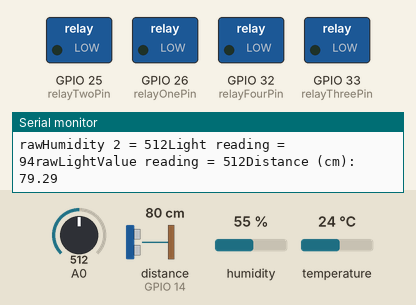
A sketch run on a simulated ESP8266 (NodeMCU). Parts: switched loads named in the sketch (green lamp = pin HIGH), the last lines printed to the serial monitor. Wiring (inferred from the names in the program): ultrasonic range finder: trigger GPIO 27; echo GPIO 14. Inputs (shaded band) come from the test bench; at power-on: distance to the obstacle (sensor on GPIO 14) 80 cm, temperature 24 °C, A0 = 512, humidity 55 %. The echo pulse lasts 58.3 µs per cm; WiFi joins after 1.5 s; servers stay silent unless stated; uploads are accepted with an empty reply; pins used as bus, display or sensor lines are not drawn.

Above: at 1.2 s.
1.3 s: distance to the obstacle (sensor on GPIO 14) set to 2 cm
At 3.7 s:
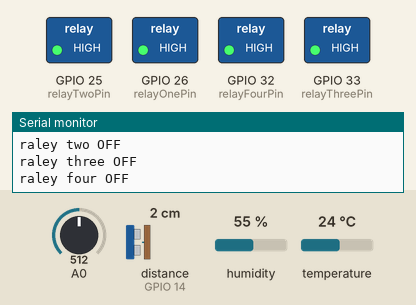
4.0 s: temperature set to 0 °C
10.3 s: A0 set to 30
22.5 s: distance to the obstacle (sensor on GPIO 14) set to 18 cm
35.1 s: temperature set to 12 °C
Timing chart, 0 to 38.1 s (numbered marks = the images above; inputs shaded):
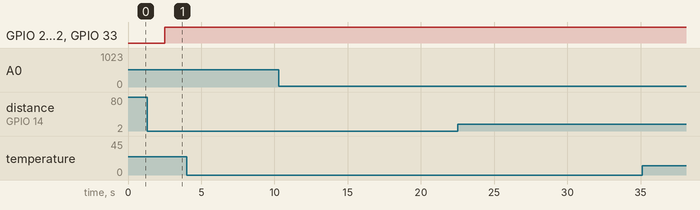

The sketch:

ESP32-CODE.ino
```cpp
#include <WiFiManager.h> // https://github.com/tzapu/WiFiManager
#include <ESP8266WiFi.h>
#include <ESP8266HTTPClient.h>

 #include "DHT.h"
#include <string>
#include <sstream>
#include <string.h>
#define DHTTYPE DHT22

// Sound speed in air
#define SOUND_SPEED 340
#define TRIG_PULSE_DURATION_US 10
long ultrason_duration;

using namespace std;
const char* ssid = "iPhone de Esteban";
const char* password = "Delta123";
// const char* ssid = "PARAM99";
// const char* password = "Athithi1403";
const char* userId = "6748f0c3783e613c5e037339";
const char* serverName = "http://3.134.177.166/api";
// const char* serverName = "http://0.0.0.0/api";
const int dry1 = 2960;
const int wet1 = 1105;
const int dry2 = 2896;
const int wet2 = 1110;
const int dark = 4095;
const int bright = 280;

// we set one as default
int minHumiditySetted = 40;

// variables of the plant
float tempeture = 0;
float airHumidity = 0;

int soilHumidity1 = 0;
int soilHumidity2 = 0;

int light = 0;
bool isRelayOneOn = false;
bool isRelayTwoOn = false;
bool isRelayThirdOn = false;
bool isRelayFourthOn = false;
float duration_us, distance_cm;

// pin sensors
#define sensor_pin_for_soil_humidity1 36
#define sensor_pin_for_soil_humidity2 39
#define light_sensor_ping 34
#define airHumTempPin 4

const int relayOnePin = 26; //P26
const int relayTwoPin = 25; // P25
const int relayThreePin = 33; //P33
const int relayFourPin = 32;  //P32

// fix this
// const int motionSensorPin = 35; //P35

const int distanceSensorOneTriggerPin = 27;
const int distanceSensorOneEchoPin  = 14;


DHT dht(airHumTempPin, DHTTYPE, 22);

void handleRaleyActions() {
    if (isRelayOneOn) { digitalWrite(relayOnePin, LOW);Serial.println("raley one ON"); } else { digitalWrite(relayOnePin, HIGH);Serial.println("raley one OFF"); };
    if (isRelayTwoOn) { digitalWrite(relayTwoPin, LOW);Serial.println("raley two ON"); } else { digitalWrite(relayTwoPin, HIGH);Serial.println("raley two OFF"); };
    if (isRelayThirdOn) { digitalWrite(relayThreePin, LOW);Serial.println("raley three ON"); } else { digitalWrite(relayThreePin, HIGH);Serial.println("raley three OFF"); };
    if (isRelayFourthOn) { digitalWrite(relayFourPin, LOW);Serial.println("raley four ON"); } else { digitalWrite(relayFourPin, HIGH);Serial.println("raley four OFF"); };
}

//const char* getCharFromInt(int num)
//{
//    Serial.print("num: ");
//    Serial.println(num);
//    stringstream strs;
//    strs << num;
//    string temp_str = strs.str();
//
//    const char* char_type = (char*) temp_str.c_str();
//    Serial.print("char_type: ");
//    Serial.println(char_type);
//    return char_type;
//}

void updateRelaysStateWithLastConfig() {
  // if (oldConfig)
    isRelayOneOn = soilHumidity1 > minHumiditySetted ? false : true;
    isRelayTwoOn = soilHumidity2 > minHumiditySetted ? false : true;
    // isRelayThirdOn = soilHumidity1 > minHumiditySetted ? false : true;
    // isRelayFourthOn = soilHumidity1 > minHumiditySetted ? false : true;

    Serial.print("raleys state after OFFLINE local update:");
    Serial.print("isRelayOneOn:");Serial.println(isRelayOneOn);
    Serial.print("isRelayTwoOn:");Serial.println(isRelayTwoOn);
    Serial.print("isRelayThirdOn:");Serial.println(isRelayThirdOn);
    Serial.print("isRelayFourthOn:");Serial.println(isRelayFourthOn);
}

void updateServerAndRelaysState() {
    WiFiClient client;
    HTTPClient http;
    http.begin(client, serverName);
    http.addHeader("Content-Type", "application/json");

    // we convert here three variables from int to const char
    int distance = (int)distance_cm;
    stringstream strs1;
    stringstream strs2;
    stringstream strs3;
    stringstream strs4;
    stringstream strs5;
    stringstream strs6;
    strs1 << soilHumidity1;
    strs2 << airHumidity;
    strs3 << tempeture;
    strs4 << distance;
    strs5 << soilHumidity2;
    strs6 << light;
    string temp_str1 = strs1.str();
    string temp_str2 = strs2.str();
    string temp_str3 = strs3.str();
    string temp_str4 = strs4.str();
    string temp_str5 = strs5.str();
    string temp_str6 = strs6.str();

    const char* addSoilHumidity1 = (char*) temp_str1.c_str();
    const char* addAirHumidity = (char*) temp_str2.c_str();
    const char* addTempeture = (char*) temp_str3.c_str();
    const char* addDistance = (char*) temp_str4.c_str();
    const char* addSoilHumidity2 = (char*) temp_str5.c_str();
    const char* addLight = (char*) temp_str6.c_str();
    // end converting

    // now we put everything together
    char queryString[950];
    const char *first = "{\"operationName\": \"UpdatePlant\",\"variables\":{\"id\": \"6748f0c3783e613c5e037339\", \"contrId\": 3, \"hum1\": ";
    const char *secon = ", \"airHum\": ";
    const char *third = ", \"temp\": ";
    const char *fourth = ", \"dist\": ";
    const char *fifth = ", \"hum2\": ";
    const char *sixth = ", \"light\": ";
    const char *seventh = isRelayOneOn ? ", \"isRelayOneOn\": true" : ", \"isRelayOneOn\": false";
    const char *eighth = isRelayTwoOn ? ", \"isRelayTwoOn\": true" : ", \"isRelayTwoOn\": false";
    const char *nineth = isRelayThirdOn ? ", \"isRelayThirdOn\": true" : ", \"isRelayThirdOn\": false";
    const char *tenth = isRelayFourthOn ? ", \"isRelayFourthOn\": true" : ", \"isRelayFourthOn\": false";
    const char *last= "},\"query\":\"mutation UpdatePlant($id: ID!, $contrId: Int!, $hum1: Int, $airHum: Int, $temp: Int, $dist: Int, $hum2: Int, $light: Int, $isRelayOneOn: Boolean, $isRelayTwoOn: Boolean, $isRelayThirdOn: Boolean, $isRelayFourthOn: Boolean) { updatePlant(id: $id, contrId: $contrId, hum1: $hum1, airHum: $airHum, temp: $temp, dist: $dist, hum2: $hum2, light: $light, isRelayOneOn: $isRelayOneOn, isRelayTwoOn: $isRelayTwoOn, isRelayThirdOn: $isRelayThirdOn, isRelayFourthOn: $isRelayFourthOn) { isRelayOneOn, isRelayTwoOn, isRelayThirdOn, isRelayFourthOn }}\"}";

    strcpy(queryString,first);
    strcat(queryString,addSoilHumidity1);
    strcat(queryString,secon);
    strcat(queryString,addAirHumidity);
    strcat(queryString,third);
    strcat(queryString,addTempeture);
    strcat(queryString,fourth);
    strcat(queryString,addDistance);
    strcat(queryString,fifth);
    strcat(queryString,addSoilHumidity2);
    strcat(queryString,sixth);
    strcat(queryString,addLight);
    strcat(queryString,seventh);
    strcat(queryString,eighth);
    strcat(queryString,nineth);
    strcat(queryString,tenth);
    strcat(queryString,last);

    Serial.println(queryString);

    // this is how the body looks like
    // {"operationName": "UpdatePlant","variables":{"id": "64558a8356b560e1c8172407", "controllerId": 20, "soilHumidity": 42, "airHumidity": 0, "tempeture": 0, "isRelayOneOn": false, "isRelayTwoOn": false, "isRelayThirdOn": false, "isRelayFourthOn": false},"query":"mutation UpdatePlant($id: ID!, $controllerId: Int!, $soilHumidity: Int, $airHumidity: Int, $tempeture: Int, $isRelayOneOn: Boolean, $isRelayTwoOn: Boolean, $isRelayThirdOn: Boolean, $isRelayFourthOn: Boolean) { updatePlant(id: $id, controllerId: $controllerId, soilHumidity: $soilHumidity, airHumidity: $airHumidity, tempeture: $tempeture, isRelayOneOn: $isRelayOneOn, isRelayTwoOn: $isRelayTwoOn, isRelayThirdOn: $isRelayThirdOn, isRelayFourthOn: $isRelayFourthOn) { isRelayOneOn, isRelayTwoOn, isRelayThirdOn, isRelayFourthOn }}"}
    const char* body = queryString;

    int httpResponseCode = http.POST(body);

    Serial.print("HTTP Response code: ");
    Serial.println(httpResponseCode);
    String payload = http.getString();

    // this is how the payload looks like:
    //{"data":{"updatePlant":{"isRelayOneOn":"OF","isRelayTwoOn":"OF","isRelayThirdOn":"OF","isRelayFourthOn":"ON"}}}

    Serial.print("payload");
    Serial.println(payload);

    if (httpResponseCode == 200) {
      if (payload.substring(40, 42) == "ON") { isRelayOneOn = true;} else { isRelayOneOn = false; };
      if (payload.substring(60, 62) == "ON") { isRelayTwoOn = true;} else { isRelayTwoOn = false; };
      if (payload.substring(82, 84) == "ON") { isRelayThirdOn = true; } else { isRelayThirdOn = false; };
      if (payload.substring(105, 107) == "ON") { isRelayFourthOn = true;} else { isRelayFourthOn = false; };
    }

    // Free resources
    http.end();
}


void readSoilHumidity1() {
    int rawHumidity = analogRead(sensor_pin_for_soil_humidity1);
    soilHumidity1 = map(rawHumidity, wet1, dry1, 100, 0);
    Serial.print("SoilHumidity 1 = ");
    Serial.print(soilHumidity1);  /* Print Temperature on the serial window */
    Serial.println("%");

    Serial.print("rawHumidity 1 = ");
    Serial.print(rawHumidity);  /* Print Temperature on the serial window */
}

void readSoilHumidity2() {
    int rawHumidity2 = analogRead(sensor_pin_for_soil_humidity2);
    soilHumidity2 = map(rawHumidity2, wet2, dry2, 100, 0);
    Serial.print("SoilHumidity 2 = ");
    Serial.print(soilHumidity2);  /* Print Temperature on the serial window */
    Serial.println("%");

    Serial.print("rawHumidity 2 = ");
    Serial.print(rawHumidity2);  /* Print Temperature on the serial window */
}

void readDistanceSensorOne() {

  digitalWrite(distanceSensorOneTriggerPin, LOW);
  delayMicroseconds(2);
 // Create a 10 µs impulse
  digitalWrite(distanceSensorOneTriggerPin, HIGH);
  delayMicroseconds(TRIG_PULSE_DURATION_US);
  digitalWrite(distanceSensorOneTriggerPin, LOW);

  // Return the wave propagation time (in µs)
  ultrason_duration = pulseIn(distanceSensorOneEchoPin, HIGH);

//distance calculation
  distance_cm = ultrason_duration * SOUND_SPEED/2 * 0.0001;

  // We print the distance on the serial port
  Serial.print("Distance (cm): ");
  Serial.println(distance_cm);

  delay(1000);


//     // generate 10-microsecond pulse to TRIG pin
//
//    digitalWrite(distanceSensorOneTriggerPin, HIGH);
//    delayMicroseconds(10);
//    digitalWrite(distanceSensorOneTriggerPin, LOW);
//
//    // measure duration of pulse from ECHO pin
//    duration_us = pulseIn(distanceSensorOneEchoPin, HIGH);
//
//    // calculate the distance
//    distance_cm = 0.017 * duration_us;
//
//    // print the value to Serial Monitor
//    Serial.print("distance: ");
//    Serial.print(distance_cm);
//    Serial.println(" cm");
}

void readTempeture() {
    float air_temp = dht.readTemperature();
    tempeture = static_cast<int>(air_temp);
}

void readAirHumidity() {
    float humReading = dht.readHumidity();
    airHumidity = static_cast<int>(humReading);
}

void wifiSetupStuff() {
    WiFi.mode(WIFI_STA); //Optional
    WiFiManager wm;
   // wm.resetSettings();
   // ESP.restart();
     bool res;

    res = wm.autoConnect("DittoBot ID:4"); // password protected ap

    if(!res) {
      // try once more with a new wifi manager
      Serial.println(F("Failed to connect, Trying wifi manager again"));
      WiFiManager wifiManager2;
      wifiManager2.setConfigPortalTimeout(100);  // seconds
      wifiManager2.setDebugOutput(true);
      wifiManager2.autoConnect("DittoBot ID:4");
    } else {
      Serial.println("connected...yeey :)");
      Serial.print("Local ESP32 IP: ");
      Serial.println(WiFi.localIP());
    }
}

void setup() {
    Serial.begin(115200);
    // relays pins
    pinMode(relayOnePin, OUTPUT);
    pinMode(relayTwoPin, OUTPUT);
    pinMode(relayThreePin, OUTPUT);
    pinMode(relayFourPin, OUTPUT);

    // configure the trigger and echo pins to output and input mode
    pinMode(distanceSensorOneTriggerPin, OUTPUT);
    pinMode(distanceSensorOneEchoPin, INPUT);

    // hum & temp
    dht.begin();
}

void readLight() {
   int rawLightValue = analogRead(light_sensor_ping);
   light = map(rawLightValue, bright, dark, 100, 0);
    Serial.print("Light reading = ");
    Serial.print(light);
    Serial.print("rawLightValue reading = ");
    Serial.print(rawLightValue);
}

void loop() {

    readSoilHumidity1();
    readSoilHumidity2();
    readLight();
    readDistanceSensorOne();
    readTempeture();
    readAirHumidity();

    // Check WiFi connection status, if no conection, we do NOTHING
    if(WiFi.status() != WL_CONNECTED) {
      wifiSetupStuff();
    } else {
      updateServerAndRelaysState();
    }
    handleRaleyActions();

    // we update every 5 secs just for now
    delay(5000);

}
```
